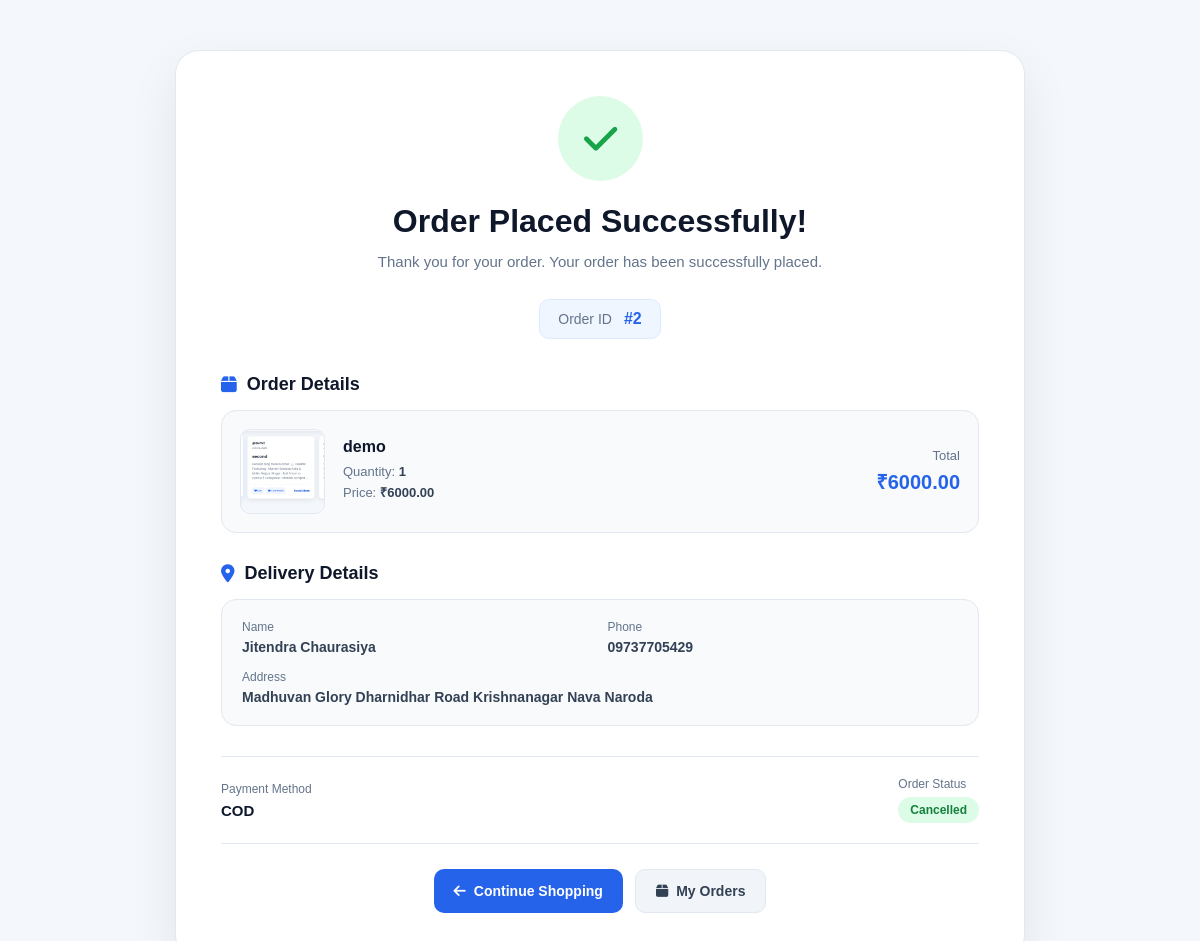
/order-success/2/, run on the app's committed database.
### user/models.py (models this page shows, shortened)
class Order(models.Model):
    user = models.ForeignKey(User, on_delete=models.CASCADE)
    product = models.ForeignKey(Product, on_delete=models.CASCADE)
    quantity = models.PositiveIntegerField(default=1)
    total_price = models.DecimalField(max_digits=10, decimal_places=2)
    full_name = models.CharField(max_length=100, null=True, blank=True)
    phone = models.CharField(max_length=15, null=True, blank=True)
    address = models.TextField(null=True, blank=True)
    payment_method = models.CharField(max_length=50, default="COD")
    status = models.CharField(max_length=20,default="Pending")
    created_at = models.DateTimeField(auto_now_add=True)

class Product(models.Model):
    name = models.CharField(max_length=100)
    detail = models.CharField(max_length=500)
    price = models.DecimalField(max_digits=10, decimal_places=2)
    quantity = models.PositiveIntegerField()
    category = models.ForeignKey(Category,on_delete=models.CASCADE)
    subCategory = models.ForeignKey(SubCategory,on_delete=models.CASCADE)
    childCategory = models.ForeignKey(ChildCategory,on_delete=models.CASCADE)
    image = models.FileField(upload_to="product",blank=True,null=True)
    createdAt = models.DateField(auto_now_add=True,null=True,blank=True)
    active = models.BooleanField(default=True)

### user/views.py (the view)
# urls.py: path("order-success/<int:id>/",views.orderSuccess,name="orderSuccess"),
def orderSuccess(request, id):
    order = get_object_or_404(
        Order.objects.select_related("product"),
        id=id
    )
    return render(request, "orderSuccess.html", {
        "order": order
    })

### user/context_processors.py (called while the page is built)
def global_data(request):
    user = None
    cart_count = 0
    wishlist_count = 0
    userId = request.session.get("user_id")
    if userId:
        user = User.objects.filter(id=userId).first()
        if user:
            cart_count = sum(cart.quantity for cart in Cart.objects.filter(user=user))
            wishlist_count = Wishlist.objects.filter(user=user).count()
    return {
        "categories": Category.objects.prefetch_related(
            "subcategories__childcategories"
        ),
        "user": user,
        "is_login": "username" in request.session,
        "cart_count": cart_count,
        "wishlist_count": wishlist_count,
    }

### user/templates/orderSuccess.html (shortened to what this page needs)
{% load static %}
<!doctype html>
<html lang="en">
  <head>
    <link rel="stylesheet" href="{% static 'css/orderSuccess.css' %}" />
    <link
      rel="stylesheet"
      href="https://cdnjs.cloudflare.com/ajax/libs/font-awesome/6.7.1/css/all.min.css"
    />
  </head>
  <body>
    <div class="success-page">
      <div class="success-card">
        <div class="success-icon">
          <i class="fa-solid fa-check"></i>
        </div>
        <h1>Order Placed Successfully!</h1>
        <p class="success-message">
          Thank you for your order. Your order has been successfully placed.
        </p>
        <div class="order-id">
          <span>Order ID</span>
          <strong> #{{ order.id }} </strong>
        </div>
        <div class="product-section">
          <h3>
            <i class="fa-solid fa-box"></i>
            Order Details
          </h3>
          <div class="product-card">
            {% if order.product.image %}
            <img
              src="{{ order.product.image.url }}"
              alt="{{ order.product.name }}"
            />
            {% else %}
            <img src="https://placehold.co/100x100" alt="Product" />
            {% endif %}
            <div class="product-info">
              <h4>{{ order.product.name }}</h4>
              <p>
                Quantity:
                <strong>{{ order.quantity }}</strong>
              </p>
              <p>
                Price:
                <strong> ₹{{ order.product.price }} </strong>
              </p>
            </div>
            <div class="product-total">
              <span>Total</span>
              <strong> ₹{{ order.total_price }} </strong>
            </div>
          </div>
        </div>
        <div class="delivery-section">
          <h3>
            <i class="fa-solid fa-location-dot"></i>
            Delivery Details
          </h3>
          <div class="delivery-box">
            <div>
              <span>Name</span>
              <strong> {{ order.full_name }} </strong>
            </div>
            <div>
              <span>Phone</span>
              <strong> {{ order.phone }} </strong>
            </div>
            <div class="address">
              <span>Address</span>
              <strong> {{ order.address }} </strong>
            </div>
          </div>
        </div>
        <div class="payment-section">
          <div>
            <span>Payment Method</span>
            <strong> {{ order.payment_method }} </strong>
          </div>
          <div>
            <span>Order Status</span>
            <strong class="status"> {{ order.status }} </strong>
          </div>
        </div>
        <div class="action-buttons">
          <a href="{% url 'home' %}" class="continue-btn">
            <i class="fa-solid fa-arrow-left"></i>
            Continue Shopping
          </a>
          <a href="{% url 'orders' %}" class="orders-btn">
            <i class="fa-solid fa-box"></i>
            My Orders
          </a>
        </div>
      </div>
    </div>
  </body>
</html>

### static/css/orderSuccess.css (style rules this page uses)
* { margin: 0; padding: 0; box-sizing: border-box; font-family: "Poppins", sans-serif; }
body { background: #f4f7fb; color: #1e293b; }
.success-page { min-height: 100vh; display: flex; justify-content: center; align-items: center; padding: 50px 20px; }
.success-card { width: 100%; max-width: 850px; background: #fff; border-radius: 24px; padding: 45px; border: 1px solid #e2e8f0; box-shadow: 0 20px 50px rgba(15, 23, 42, 0.08); text-align: center; animation: slideUp .6s ease; }
.success-icon { width: 85px; height: 85px; margin: 0 auto 22px; display: flex; align-items: center; justify-content: center; border-radius: 50%; background: #dcfce7; color: #16a34a; font-size: 38px; animation: pop .5s ease .2s both; }
.success-card h1 { font-size: 32px; color: #0f172a; margin-bottom: 10px; }
.success-message { color: #64748b; font-size: 15px; line-height: 1.6; margin-bottom: 25px; }
.order-id { display: inline-flex; align-items: center; gap: 12px; padding: 10px 18px; background: #eff6ff; border: 1px solid #dbeafe; border-radius: 10px; margin-bottom: 35px; }
.order-id span { color: #64748b; font-size: 14px; }
.order-id strong { color: #2563eb; font-size: 16px; }
.product-section, .delivery-section { text-align: left; margin-bottom: 30px; }
.product-section h3, .delivery-section h3 { display: flex; align-items: center; gap: 10px; color: #0f172a; font-size: 18px; margin-bottom: 15px; }
.product-section h3 i, .delivery-section h3 i { color: #2563eb; }
.product-card { display: flex; align-items: center; gap: 18px; padding: 18px; background: #f8fafc; border: 1px solid #e2e8f0; border-radius: 15px; }
.product-card img { width: 85px; height: 85px; object-fit: cover; border-radius: 10px; border: 1px solid #e2e8f0; }
.product-info { flex: 1; }
.product-info h4 { font-size: 16px; color: #0f172a; margin-bottom: 8px; }
.product-info p { font-size: 13px; color: #64748b; margin: 4px 0; }
.product-info strong { color: #334155; }
.product-total { text-align: right; }
.product-total span { display: block; font-size: 13px; color: #64748b; margin-bottom: 5px; }
.product-total strong { font-size: 20px; color: #2563eb; }
.delivery-box { display: grid; grid-template-columns: 1fr 1fr; gap: 15px; padding: 20px; background: #f8fafc; border: 1px solid #e2e8f0; border-radius: 15px; text-align: left; }
.delivery-box div { display: flex; flex-direction: column; gap: 5px; }
.delivery-box span, .payment-section span { font-size: 12px; color: #64748b; }
.delivery-box strong { font-size: 14px; color: #334155; }
.delivery-box .address { grid-column: 1 / -1; }
.payment-section { display: flex; justify-content: space-between; align-items: center; padding: 20px 0; margin-bottom: 25px; border-top: 1px solid #e2e8f0; border-bottom: 1px solid #e2e8f0; text-align: left; }
.payment-section div { display: flex; flex-direction: column; gap: 6px; }
.payment-section strong { color: #0f172a; font-size: 15px; }
.status { color: #15803d !important; background: #dcfce7; padding: 6px 12px; border-radius: 20px; font-size: 12px !important; }
.action-buttons { display: flex; justify-content: center; gap: 12px; }
.action-buttons a { display: flex; align-items: center; justify-content: center; gap: 8px; padding: 13px 20px; border-radius: 10px; text-decoration: none; font-size: 14px; font-weight: 600; transition: .3s ease; }
.continue-btn { background: #2563eb; color: #fff; }
.orders-btn { background: #f1f5f9; color: #334155; border: 1px solid #e2e8f0; }

### data on the page
Order: id "2", product.image (picture), product.name "demo", quantity "1", product.price "6000.00", total_price "6000.00", full_name "Jitendra Chaurasiya", phone "09737705429", address "Madhuvan Glory Dharnidhar Road Krishnanagar Nava Naroda", payment_method "COD", status "Cancelled"
